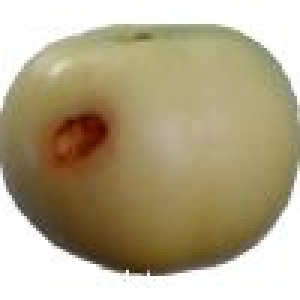
#> input picture Dataset/fruits-360_dataset_100x100/fruits-360/Training/Apple 6/r0_272_100.jpg, 100 x 100 px, found by its file name (shown 3 times larger); its folder holds only this picture in this run
$ jupyter execute --allow-errors Fruits_Recognition.ipynb
#> lines starting #> are read from the running program, lines starting #| are printed output that depends on the picture; after the words box and inside, x2 and y2 are one past the last pixel; in counts of white or black regions, pixels touching at a corner belong together
<a href="https://colab.research.google.com/github/Nouran246/Fruits-Recognition/blob/main/Fruits_Recognition.ipynb" target="_parent"></a>

[cell 1]
# IMPORTANT: RUN THIS CELL IN ORDER TO IMPORT YOUR KAGGLE DATA SOURCES,
# THEN FEEL FREE TO DELETE THIS CELL.
# NOTE: THIS NOTEBOOK ENVIRONMENT DIFFERS FROM KAGGLE'S PYTHON
# ENVIRONMENT SO THERE MAY BE MISSING LIBRARIES USED BY YOUR
# NOTEBOOK.
import kagglehub
#> (the rest of this cell did not finish here and is left out)

[cell 2]
import numpy as np
import os
import cv2
from sklearn.metrics import classification_report, accuracy_score, confusion_matrix
from tqdm import tqdm
import random
import matplotlib.pyplot as plt
from sklearn.svm import SVC
from sklearn.model_selection import train_test_split
from sklearn.preprocessing import StandardScaler
from sklearn.neighbors import KNeighborsClassifier
from sklearn.ensemble import RandomForestClassifier

[cell 3]
# Adjusting paths to the dataset after downloading it from Kaggle
train_path = "/root/.cache/kagglehub/datasets/moltean/fruits/versions/11/fruits-360_dataset_100x100/fruits-360/Training"
test_path = "/root/.cache/kagglehub/datasets/moltean/fruits/versions/11/fruits-360_dataset_100x100/fruits-360/Test"


# Verify the paths
import os
print(f"Train Path: {train_path}")
print(f"Test Path: {test_path}")

# Check if directories exist
print("Train directory exists:", os.path.exists(train_path))
print("Test directory exists:", os.path.exists(test_path))

[cell 4]
def load_train_data(train_path):
    features, labels = [], []
    classes = sorted(os.listdir(train_path))
    for class_name in classes:
        class_path = os.path.join(train_path, class_name)
        if os.path.isdir(class_path):
            for img_name in os.listdir(class_path):
                img_path = os.path.join(class_path, img_name)
                image = cv2.imread(img_path)
#> image is the input picture: shape (100, 100, 3); mean B, G, R 138.7, 168.1, 179.4
                if image is not None:
                    features.append(image)
                    labels.append(class_name)
    return np.array(features), np.array(labels)

[cell 5]
def extract_color_histograms(images, bins=32):
    all_histograms = []
    for img in tqdm(images, desc="Extracting Color Histograms", unit="image"):
        resized_img = cv2.resize(img, (100, 100))  # Resize to a fixed size
        hsv_img = cv2.cvtColor(resized_img, cv2.COLOR_BGR2HSV)  # Convert to HSV color space
        hist_hue = cv2.calcHist([hsv_img], [0], None, [bins], [0, 256]).flatten()
        hist_saturation = cv2.calcHist([hsv_img], [1], None, [bins], [0, 256]).flatten()
        hist_value = cv2.calcHist([hsv_img], [2], None, [bins], [0, 256]).flatten()
        hist = np.concatenate([hist_hue, hist_saturation, hist_value])
        hist = hist / hist.sum()  # Normalize to get a probability distribution
        all_histograms.append(hist)
    return np.array(all_histograms)

[cell 6]
print("Loading training data...")
X_train, y_train = load_train_data(train_path)
print("Loading testing data...")
X_train.shape, y_train.shape
#> Out = ((2, 100, 100, 3), (2,))

[cell 7]
def load_test_data(test_path):
    features, labels = [], []
    classes = sorted(os.listdir(test_path))
    for class_name in classes:
        class_path = os.path.join(test_path, class_name)
        if os.path.isdir(class_path):
            for img_name in os.listdir(class_path):
                img_path = os.path.join(class_path, img_name)
                image = cv2.imread(img_path)
                if image is not None:
                    features.append(image)
                    labels.append(class_name)
    return np.array(features), np.array(labels)

[cell 8]
print("Loading testing data...")
#> (the rest of this cell did not finish here and is left out)

[cell 9]
# Visualize color histograms for a few random images from the dataset
# [25 lines left out: function plot_color_histograms, not called in this run]

# Plot color histograms for random images
#> (the rest of this cell did not finish here and is left out)

[cell 10]
# Function for image segmentation using color thresholds (to keep the fruit colored)
def segment_image_with_color(img, hue_min=0, hue_max=179, sat_min=50, sat_max=255, val_min=50, val_max=255):
    """
    Segment an image with a white background and fruit in the foreground using color thresholds.
    Excludes white pixels (high value and low saturation) and isolates the fruit while keeping colors.
    """
#> called with hue_min = 0, hue_max = 179, sat_min = 50, sat_max = 255, val_min = 50, val_max = 255
    # Convert the image to HSV color space
    hsv_img = cv2.cvtColor(img, cv2.COLOR_BGR2HSV)
#> hsv_img: shape (100, 100, 3); mean H, S, V 27.6, 75.3, 179.7

    # Create a mask to exclude white background (where value is high and saturation is low)
    lower_bound_white = np.array([0, 0, 200])  # High value to exclude white
    upper_bound_white = np.array([179, 50, 255])  # Low saturation and high value for white background

    # Mask for non-white pixels (background)
    mask_non_white = cv2.inRange(hsv_img, lower_bound_white, upper_bound_white)
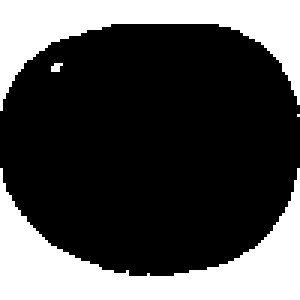
#> mask_non_white: shape (100, 100) (shown 3 times larger); 30.4% white; 4 white regions (2 under 20 px), largest, box (x1, y1, x2, y2) and area: (0, 56, 100, 100) 1672, (0, 0, 100, 37) 1362
    mask_non_white = cv2.bitwise_not(mask_non_white)  # Invert to focus on non-white areas

    # Define the thresholds for the fruit colors (tune these values for different fruits)
    lower_bound_fruit = np.array([hue_min, sat_min, val_min])
    upper_bound_fruit = np.array([hue_max, sat_max, val_max])

    # Create the fruit mask using the thresholds
    mask_fruit = cv2.inRange(hsv_img, lower_bound_fruit, upper_bound_fruit)
#> mask_fruit: shape (100, 100); 65.6% white; 3 black regions (1 under 20 px), largest, box (x1, y1, x2, y2) and area: (0, 54, 100, 100) 1840, (0, 0, 100, 42) 1585

    # Combine the masks: Focus on fruit but exclude white background
    final_mask = cv2.bitwise_and(mask_fruit, mask_non_white)

    # Apply the final mask to the original image to isolate the fruit (colored)
    colored_segmented_img = cv2.bitwise_and(img, img, mask=final_mask)
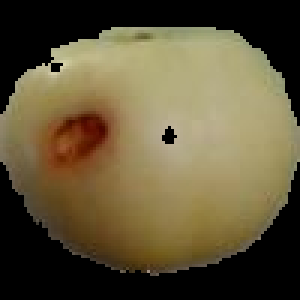
#> colored_segmented_img: shape (100, 100, 3) (shown 3 times larger); mean B, G, R 56.8, 85.2, 96.4

    return final_mask, colored_segmented_img

[cell 11]
# Function to visualize the segmentation results for random samples
# Function to visualize the segmentation results for random samples
# Function to visualize the segmentation results for random samples
# [28 lines left out: function visualize_segmentation, not called in this run]


# Example usage:
# Assuming X_test is your test set of images (list or numpy array of images)
# You can call visualize_segmentation function to visualize random segmentation results
#> (the rest of this cell did not finish here and is left out)

[cell 12]
def enhance_image(img):
    """
    Apply image enhancement and restoration techniques to improve the segmented image.
    Techniques:
    1. Brightness and Contrast Adjustment
    2. Histogram Equalization
    3. Denoising
    4. Sharpening
    """
    # 1. Brightness and Contrast Adjustment
    alpha = 1.2  # Contrast control (1.0-3.0)
#> alpha = 1.2
    beta = 30    # Brightness control (0-100)
    enhanced_img = cv2.convertScaleAbs(img, alpha=alpha, beta=beta)
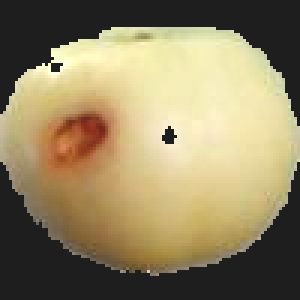
#> enhanced_img: shape (100, 100, 3) (shown 3 times larger); mean B, G, R 98.2, 132.2, 145.7

    # 2. Histogram Equalization (only for luminance channel in YUV)
    yuv_img = cv2.cvtColor(enhanced_img, cv2.COLOR_BGR2YUV)
#> yuv_img: shape (100, 100, 3); mean of channels 0, 1, 2 132.4, 111.1, 139.7
    yuv_img[:, :, 0] = cv2.equalizeHist(yuv_img[:, :, 0])
#> yuv_img: shape (100, 100, 3); mean of channels 0, 1, 2 84.4, 111.1, 139.7
    enhanced_img = cv2.cvtColor(yuv_img, cv2.COLOR_YUV2BGR)

    # 3. Noise Removal (Denoising)
    denoised_img = cv2.fastNlMeansDenoisingColored(enhanced_img, None, 10, 10, 7, 21)

    # 4. Sharpening
    kernel = np.array([[0, -1, 0],
                       [-1, 5, -1],
                       [0, -1, 0]])
    sharpened_img = cv2.filter2D(denoised_img, -1, kernel)
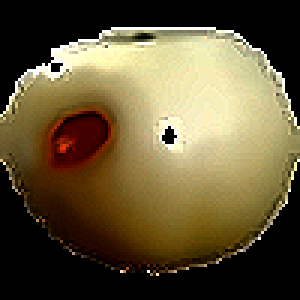
#> sharpened_img: shape (100, 100, 3) (shown 3 times larger); mean B, G, R 55.8, 86, 99.2

    return sharpened_img

# Updated Visualization Function with Enhancement
# [36 lines left out: function visualize_segmentation_and_enhancement, not called in this run]

# Example usage:
# Assuming X_test is your test set of images
#> (the rest of this cell did not finish here and is left out)

[cell 13]
# Preprocessing: Standardizing features
# [5 lines left out: function preprocess_features, not called in this run]

[cell 14]
# Updated Pipeline with Preprocessing
print("Applying segmentation and enhancement to the training data...")
segmented_enhanced_train = [enhance_image(segment_image_with_color(img, 0, 179, 50, 255, 50, 255)[1]) for img in X_train]
#> call 2 of segment_image_with_color, with hue_min = 0, hue_max = 179, sat_min = 50, sat_max = 255, val_min = 50, val_max = 255
#> in segment_image_with_color (call 2), `hsv_img = cv2.cvtColor(img, cv2.COLOR_BGR2HSV)`: hsv_img: shape (100, 100, 3); mean H, S, V 35.9, 128.4, 163.8
#> in segment_image_with_color (call 2), `mask_non_white = cv2.inRange(hsv_img, lower_bound_white, upper_bound_w..`:
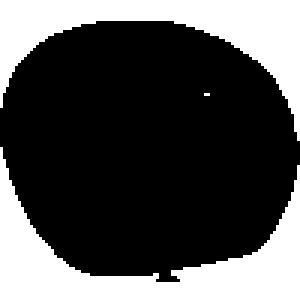
#> mask_non_white: shape (100, 100) (shown 3 times larger); 30.9% white; 3 white regions (1 under 20 px), largest, box (x1, y1, x2, y2) and area: (0, 49, 100, 100) 1632, (0, 0, 100, 47) 1460
#> in segment_image_with_color (call 2), `mask_fruit = cv2.inRange(hsv_img, lower_bound_fruit, upper_bound_fruit)`:
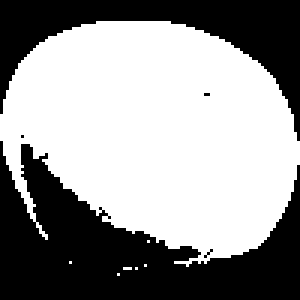
#> mask_fruit: shape (100, 100) (shown 3 times larger); 58.4% white; 5 black regions (3 under 20 px), largest, box (x1, y1, x2, y2) and area: (0, 47, 100, 100) 2681, (0, 0, 100, 47) 1470
#> in segment_image_with_color (call 2), `colored_segmented_img = cv2.bitwise_and(img, img, mask=final_mask)`:
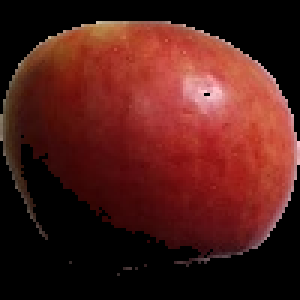
#> colored_segmented_img: shape (100, 100, 3) (shown 3 times larger); mean B, G, R 24.6, 29.3, 80
#> in enhance_image (call 2), `enhanced_img = cv2.convertScaleAbs(img, alpha=alpha, beta=beta)`:
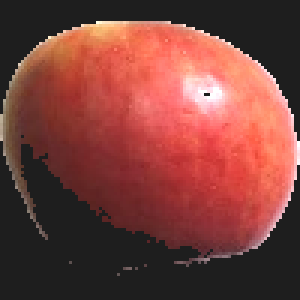
#> enhanced_img: shape (100, 100, 3) (shown 3 times larger); mean B, G, R 59.6, 65.1, 123.4
#> in enhance_image (call 2), `yuv_img = cv2.cvtColor(enhanced_img, cv2.COLOR_BGR2YUV)`: yuv_img: shape (100, 100, 3); mean of channels 0, 1, 2 81.9, 117, 164.4
#> in enhance_image (call 2), `yuv_img[:, :, 0] = cv2.equalizeHist(yuv_img[:, :, 0])`: yuv_img: shape (100, 100, 3); mean of channels 0, 1, 2 75, 117, 164.4
#> in enhance_image (call 2), `denoised_img = cv2.fastNlMeansDenoisingColored(enhanced_img, None, 10,..`:
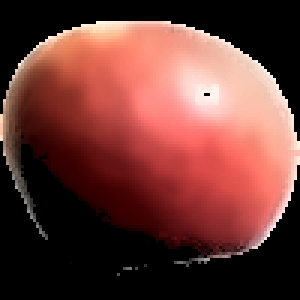
#> denoised_img: shape (100, 100, 3) (shown 3 times larger); mean B, G, R 53, 58.3, 107.8
#> in enhance_image (call 2), `sharpened_img = cv2.filter2D(denoised_img, -1, kernel)`:
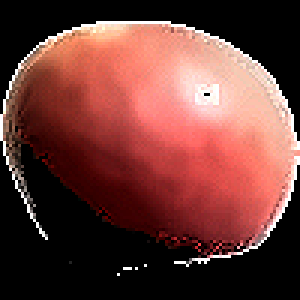
#> sharpened_img: shape (100, 100, 3) (shown 3 times larger); mean B, G, R 54.2, 59.3, 108.6
#> segmented_enhanced_train = 2 items

[cell 15]
print("Applying segmentation and enhancement to the testing data...")
#> (the rest of this cell did not finish here and is left out)

[cell 16]
print("Extracting color histogram features from training data...")
hist_train = extract_color_histograms(segmented_enhanced_train)
#> the loop in extract_color_histograms, `for img in tqdm(images, desc="Extracting Color Histograms", unit="imag..` made 2 passes
